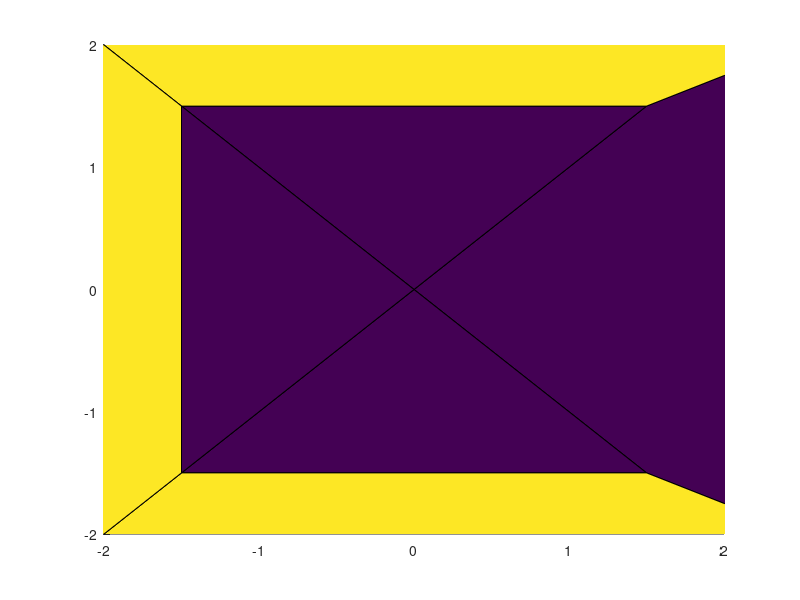

Write MATLAB code to recreate this figure.
data_x = [1 0 0 -1 0 0 -2 100 -100 0 0];
data_y = [0 1 -1 0 2 -2 0 0 0 100 -100];
color = [1 1 1 1 2 2 2 0 0 0 0];

hold on
[v,c] = voronoin([data_x' data_y']);
axis([-2 2, -2 2])
for i = 1:length(c)
    if all(c{i}~=1)
        patch(v(c{i},1),v(c{i},2), color(i));
    end
end
hold off